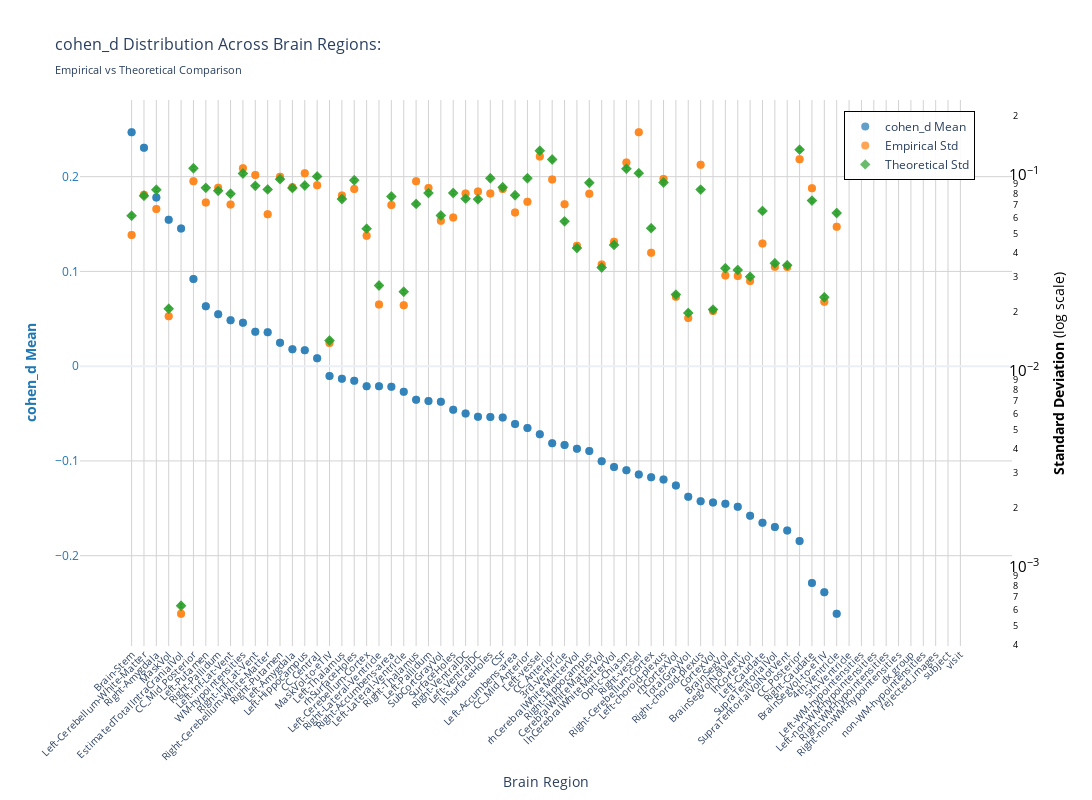
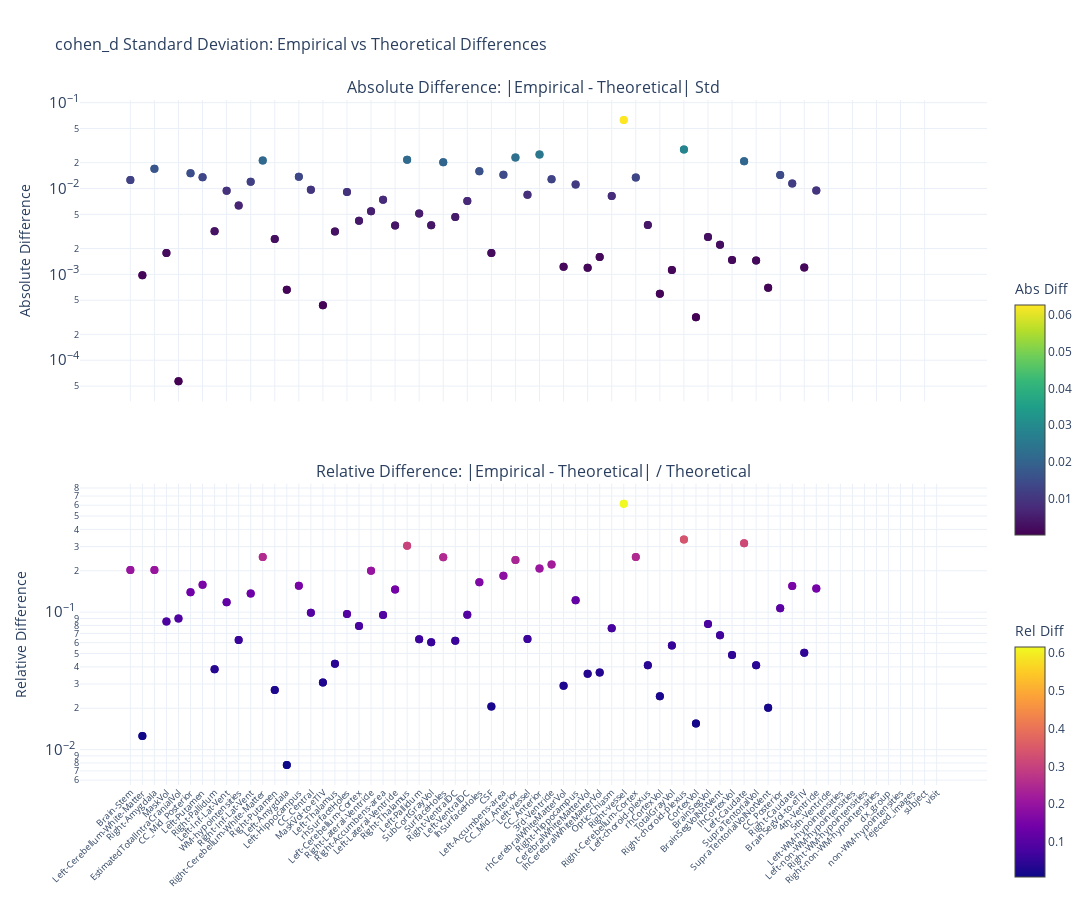

The notebook cell saved with these charts, in order:
### Markdown cell above
### p-value

### Code cell
nu_nav = df_navr[(df_navr["study"] == "longitudinal") & (df_navr["group"] == "HC-PD")]
data_path = stats_dir / f"cohen_d_longitudinal_{METRIC}.parquet"
df, stats = get_test_stats(
    data_path, stat_functions_F, nu_nav, hemisphere=False, study="longitudinal"
)
show_figure(
    stats, hemisphere=False, stat_name="cohen_d", study="longitudinal", metric=METRIC
)

### Figure 1 — Plotly figure (JSON) as saved in the notebook; plotly's stock layout.template omitted (floating-point values rounded to 4 significant figures; data arrays with more than 128 entries replaced by an {"elided": "..."} marker saying what was removed)
{"data": [{"hovertemplate": "<b>%{x}</b><br>Mean cohen_d: %{y:.2f}<br><extra></extra>", "marker": {"color": "#1f77b4", "opacity": 0.7, "size": 8}, "mode": "markers", "name": "cohen_d Mean", "type": "scatter", "x": {"elided": "132 str values"}, "y": {"elided": "132 float values"}, "yaxis": "y"}, {"hovertemplate": "<b>%{x}</b><br>Empirical Std: %{y:.3f}<br><extra></extra>", "marker": {"color": "#ff7f0e", "opacity": 0.7, "size": 8, "symbol": "circle"}, "mode": "markers", "name": "Empirical Std", "type": "scatter", "x": {"elided": "132 str values"}, "y": {"elided": "132 float values"}, "yaxis": "y2"}, {"error_y": {"array": {"elided": "132 float values"}, "arrayminus": {"elided": "132 float values"}, "color": "#2ca02c", "thickness": 1, "type": "data", "visible": true, "width": 2}, "hovertemplate": "<b>%{x}</b><br>Theoretical Std: %{y:.3f}<br><extra></extra>", "marker": {"color": "#2ca02c", "opacity": 0.7, "size": 8, "symbol": "diamond"}, "mode": "markers", "name": "Theoretical Std", "type": "scatter", "x": {"elided": "132 str values"}, "y": {"elided": "132 float values"}, "yaxis": "y2"}], "layout": {"height": 800, "hovermode": "x", "legend": {"bgcolor": "rgba(255, 255, 255, 0.9)", "bordercolor": "black", "borderwidth": 1, "font": {"size": 12}, "orientation": "v", "x": 0.82, "y": 0.98}, "title": {"font": {"size": 16}, "text": "cohen_d Distribution Across Brain Regions:<br><sub>Empirical vs Theoretical Comparison</sub>"}, "width": 1400, "xaxis": {"gridcolor": "lightgray", "showgrid": true, "tickangle": -45, "tickfont": {"size": 10}, "title": {"text": "Brain Region"}}, "yaxis": {"gridcolor": "lightgray", "showgrid": true, "side": "left", "tickfont": {"color": "#1f77b4"}, "title": {"font": {"color": "#1f77b4"}, "text": "<b>cohen_d Mean</b>"}}, "yaxis2": {"exponentformat": "power", "overlaying": "y", "showgrid": false, "side": "right", "tickfont": {"color": "black"}, "title": {"font": {"color": "black"}, "text": "<b>Standard Deviation</b> (log scale)"}, "type": "log"}}}

### Figure 2 — Plotly figure (JSON) as saved in the notebook; plotly's stock layout.template omitted (floating-point values rounded to 4 significant figures; data arrays with more than 128 entries replaced by an {"elided": "..."} marker saying what was removed)
{"data": [{"hovertemplate": "<b>%{x}</b><br>Abs Diff: %{y:.4f}<br><extra></extra>", "marker": {"color": {"elided": "132 float values"}, "colorbar": {"len": 0.4, "title": {"text": "Abs Diff"}, "y": 0.75, "yanchor": "top"}, "colorscale": [[0, "#440154"], [0.1111, "#482878"], [0.2222, "#3e4989"], [0.3333, "#31688e"], [0.4444, "#26828e"], [0.5556, "#1f9e89"], [0.6667, "#35b779"], [0.7778, "#6ece58"], [0.8889, "#b5de2b"], [1, "#fde725"]], "showscale": true, "size": 8}, "mode": "markers", "name": "Absolute", "type": "scatter", "x": {"elided": "132 str values"}, "xaxis": "x", "y": {"elided": "132 float values"}, "yaxis": "y"}, {"hovertemplate": "<b>%{x}</b><br>Rel Diff: %{y:.2%}<br><extra></extra>", "marker": {"color": {"elided": "132 float values"}, "colorbar": {"len": 0.4, "title": {"text": "Rel Diff"}, "y": 0.25, "yanchor": "top"}, "colorscale": [[0, "#0d0887"], [0.1111, "#46039f"], [0.2222, "#7201a8"], [0.3333, "#9c179e"], [0.4444, "#bd3786"], [0.5556, "#d8576b"], [0.6667, "#ed7953"], [0.7778, "#fb9f3a"], [0.8889, "#fdca26"], [1, "#f0f921"]], "showscale": true, "size": 8}, "mode": "markers", "name": "Relative", "type": "scatter", "x": {"elided": "132 str values"}, "xaxis": "x2", "y": {"elided": "132 float values"}, "yaxis": "y2"}], "layout": {"annotations": [{"font": {"size": 16}, "showarrow": false, "text": "Absolute Difference: |Empirical - Theoretical| Std", "x": 0.5, "xanchor": "center", "xref": "paper", "y": 1, "yanchor": "bottom", "yref": "paper"}, {"font": {"size": 16}, "showarrow": false, "text": "Relative Difference: |Empirical - Theoretical| / Theoretical", "x": 0.5, "xanchor": "center", "xref": "paper", "y": 0.44, "yanchor": "bottom", "yref": "paper"}], "height": 900, "hovermode": "x unified", "showlegend": false, "title": {"font": {"size": 16}, "text": "cohen_d Standard Deviation: Empirical vs Theoretical Differences"}, "width": 1400, "xaxis": {"anchor": "y", "domain": [0, 1], "showticklabels": false}, "xaxis2": {"anchor": "y2", "domain": [0, 1], "tickangle": -45, "tickfont": {"size": 9}}, "yaxis": {"anchor": "x", "domain": [0.56, 1], "exponentformat": "power", "title": {"text": "Absolute Difference"}, "type": "log"}, "yaxis2": {"anchor": "x2", "domain": [0, 0.44], "exponentformat": "power", "title": {"text": "Relative Difference"}, "type": "log"}}}
